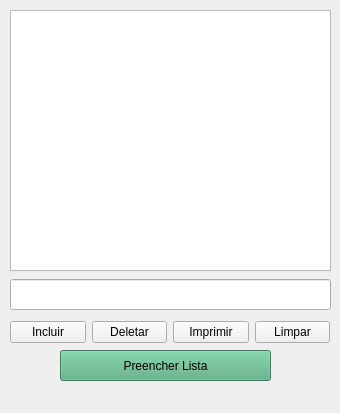
<?xml version="1.0" encoding="UTF-8"?>
<ui version="4.0">
 <class>MainWindow</class>
 <widget class="QMainWindow" name="MainWindow">
  <property name="geometry">
   <rect>
    <x>0</x>
    <y>0</y>
    <width>340</width>
    <height>413</height>
   </rect>
  </property>
  <property name="minimumSize">
   <size>
    <width>340</width>
    <height>375</height>
   </size>
  </property>
  <property name="maximumSize">
   <size>
    <width>800</width>
    <height>600</height>
   </size>
  </property>
  <property name="windowTitle">
   <string>MainWindow</string>
  </property>
  <widget class="QWidget" name="centralwidget">
   <widget class="QListWidget" name="listWidget">
    <property name="geometry">
     <rect>
      <x>10</x>
      <y>10</y>
      <width>321</width>
      <height>261</height>
     </rect>
    </property>
    <property name="font">
     <font>
      <family>MS Shell Dlg 2</family>
      <pointsize>10</pointsize>
     </font>
    </property>
   </widget>
   <widget class="QLineEdit" name="lineEdit">
    <property name="geometry">
     <rect>
      <x>10</x>
      <y>279</y>
      <width>321</width>
      <height>31</height>
     </rect>
    </property>
    <property name="font">
     <font>
      <pointsize>10</pointsize>
     </font>
    </property>
   </widget>
   <widget class="QPushButton" name="pushButton_5">
    <property name="geometry">
     <rect>
      <x>60</x>
      <y>350</y>
      <width>211</width>
      <height>31</height>
     </rect>
    </property>
    <property name="styleSheet">
     <string notr="true">background-color: rgb(85, 170, 127);
font: 75 italic 12pt &quot;Calibri&quot;;</string>
    </property>
    <property name="text">
     <string>Preencher Lista</string>
    </property>
   </widget>
   <widget class="QWidget" name="layoutWidget">
    <property name="geometry">
     <rect>
      <x>10</x>
      <y>320</y>
      <width>320</width>
      <height>25</height>
     </rect>
    </property>
    <layout class="QHBoxLayout" name="horizontalLayout">
     <item>
      <widget class="QPushButton" name="pushButton">
       <property name="text">
        <string>Incluir</string>
       </property>
      </widget>
     </item>
     <item>
      <widget class="QPushButton" name="pushButton_3">
       <property name="text">
        <string>Deletar</string>
       </property>
      </widget>
     </item>
     <item>
      <widget class="QPushButton" name="pushButton_4">
       <property name="text">
        <string>Imprimir</string>
       </property>
      </widget>
     </item>
     <item>
      <widget class="QPushButton" name="pushButton_2">
       <property name="text">
        <string>Limpar</string>
       </property>
      </widget>
     </item>
    </layout>
   </widget>
  </widget>
  <widget class="QMenuBar" name="menubar">
   <property name="geometry">
    <rect>
     <x>0</x>
     <y>0</y>
     <width>340</width>
     <height>21</height>
    </rect>
   </property>
  </widget>
 </widget>
 <resources/>
 <connections/>
</ui>
